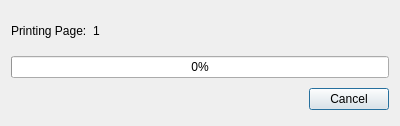
<?xml version="1.0" encoding="UTF-8"?>
<ui version="4.0">
 <class>PrintProgressDialog</class>
 <widget class="QDialog" name="PrintProgressDialog">
  <property name="geometry">
   <rect>
    <x>0</x>
    <y>0</y>
    <width>400</width>
    <height>126</height>
   </rect>
  </property>
  <property name="windowTitle">
   <string>MyWhiteboard</string>
  </property>
  <layout class="QGridLayout" name="gridLayout">
   <item row="0" column="0">
    <widget class="QLabel" name="label">
     <property name="text">
      <string>Printing Page:</string>
     </property>
    </widget>
   </item>
   <item row="0" column="1">
    <widget class="QLabel" name="lblPage">
     <property name="text">
      <string>1</string>
     </property>
    </widget>
   </item>
   <item row="0" column="2">
    <spacer name="horizontalSpacer">
     <property name="orientation">
      <enum>Qt::Horizontal</enum>
     </property>
     <property name="sizeHint" stdset="0">
      <size>
       <width>294</width>
       <height>20</height>
      </size>
     </property>
    </spacer>
   </item>
   <item row="1" column="0" colspan="3">
    <widget class="QProgressBar" name="pbPrint">
     <property name="value">
      <number>0</number>
     </property>
    </widget>
   </item>
   <item row="2" column="0" colspan="3">
    <layout class="QHBoxLayout">
     <property name="spacing">
      <number>6</number>
     </property>
     <property name="leftMargin">
      <number>0</number>
     </property>
     <property name="topMargin">
      <number>0</number>
     </property>
     <property name="rightMargin">
      <number>0</number>
     </property>
     <property name="bottomMargin">
      <number>0</number>
     </property>
     <item>
      <spacer>
       <property name="orientation">
        <enum>Qt::Horizontal</enum>
       </property>
       <property name="sizeHint" stdset="0">
        <size>
         <width>131</width>
         <height>31</height>
        </size>
       </property>
      </spacer>
     </item>
     <item>
      <widget class="QPushButton" name="cancelButton">
       <property name="text">
        <string>Cancel</string>
       </property>
      </widget>
     </item>
    </layout>
   </item>
  </layout>
 </widget>
 <resources/>
 <connections>
  <connection>
   <sender>cancelButton</sender>
   <signal>clicked()</signal>
   <receiver>PrintProgressDialog</receiver>
   <slot>reject()</slot>
   <hints>
    <hint type="sourcelabel">
     <x>369</x>
     <y>253</y>
    </hint>
    <hint type="destinationlabel">
     <x>179</x>
     <y>282</y>
    </hint>
   </hints>
  </connection>
 </connections>
</ui>
